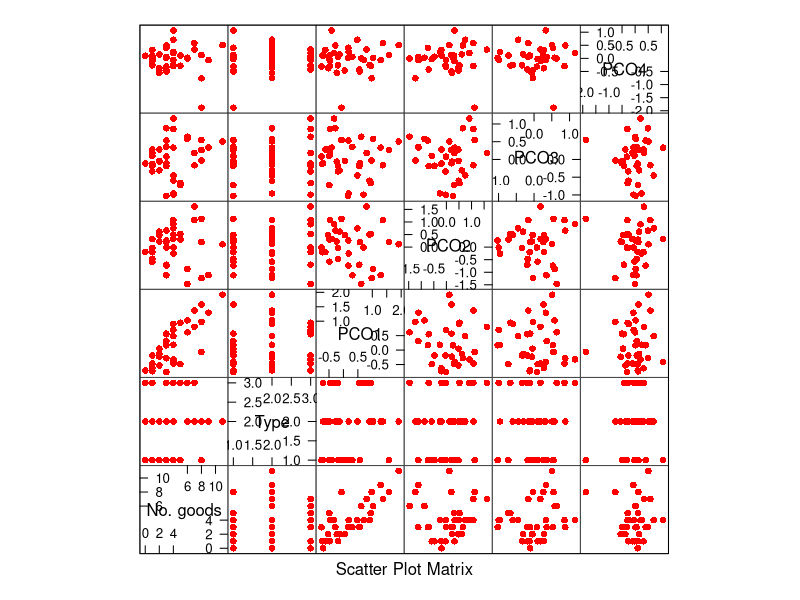

Write R code to recreate this figure.
# Multivariate Statistical Methods: A Primer. 4th Edition
# Chapter 12. Ordination
#
# Example 12.2: Burials in Bannadi (revisited)
#
# Principal coordinates analysis using cmdscale (Classic MultiDimensional scaling)
# 
burials <- read.csv("Bannadi burials.csv",header=TRUE)
attach(burials)
# Creating an Euclidean distance matrix of the original data
Euclidean.burials <- dist(burials[3:40],method="euclidean")
# cmscale implicitly double-centers the resulting similarity matrix   
(pcoa.burials <- cmdscale(Euclidean.burials, k = 4, eig = TRUE)) 
round(pcoa.burials$eig,2) 
# Showing and saving eigenvalues
sum.eigpcoa <- sum(pcoa.burials$eig)
perc.var <- (pcoa.burials$eig/sum.eigpcoa)*100
cumvar.bannadi <- cumsum(perc.var)
matlambdas <- cbind(1:length(pcoa.burials$eig),pcoa.burials$eig,perc.var,cumvar.bannadi)
colnames(matlambdas) <- c("Coordinate","Non negative eigenvalue","% of Total","Cumulative %")
(mateigen.csv <- round(matlambdas,1))
write.csv(mateigen.csv,"Non negative eigenvalues PCoA Steneryd.csv",row.names=FALSE)                                     # Eigenvalues
# Plotting the first 4 principal coordinates for the 47 Bannadi graves, 
# the total number of goods and the type of remains
library(lattice)
dev.new()
totno.goods=rowSums(burials[3:40])
# Unlike the sign changes indicated in the text, the results produced by R
# require to switch the signs of the second and third coordinates so as to make 
# them have positive values for burial B48 which contained the largest
# number of different types of grave goods.
mat.plotPCOs <- cbind(totno.goods,burials[,2],pcoa.burials$points[,1],
                   -pcoa.burials$points[,2:3],pcoa.burials$points[,4])
colnames(mat.plotPCOs) <- c("No. goods","Type","PCO1","PCO2","PCO3","PCO4")
splom(mat.plotPCOs,pch=16,col="red")
#
detach(burials)
#
# End of script
#
